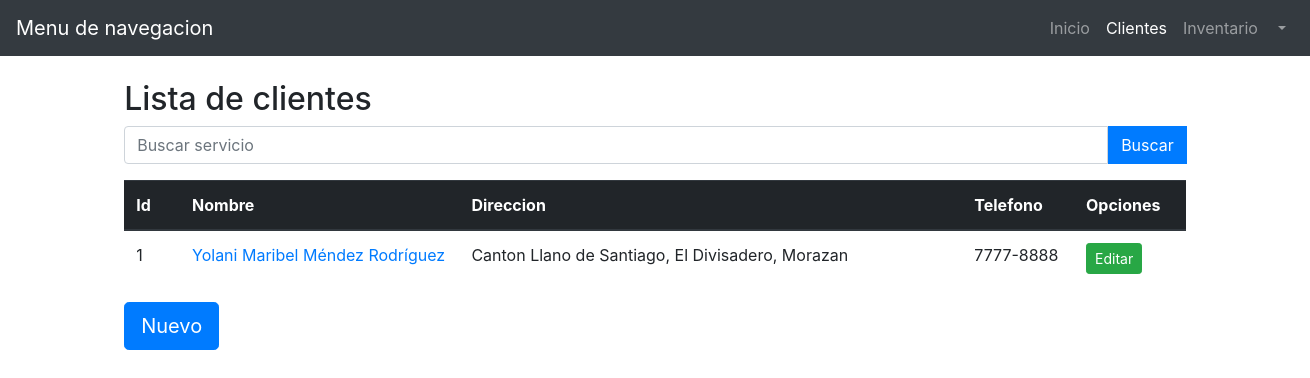
Page /modulos/clientes/index.php on the earlier database version.
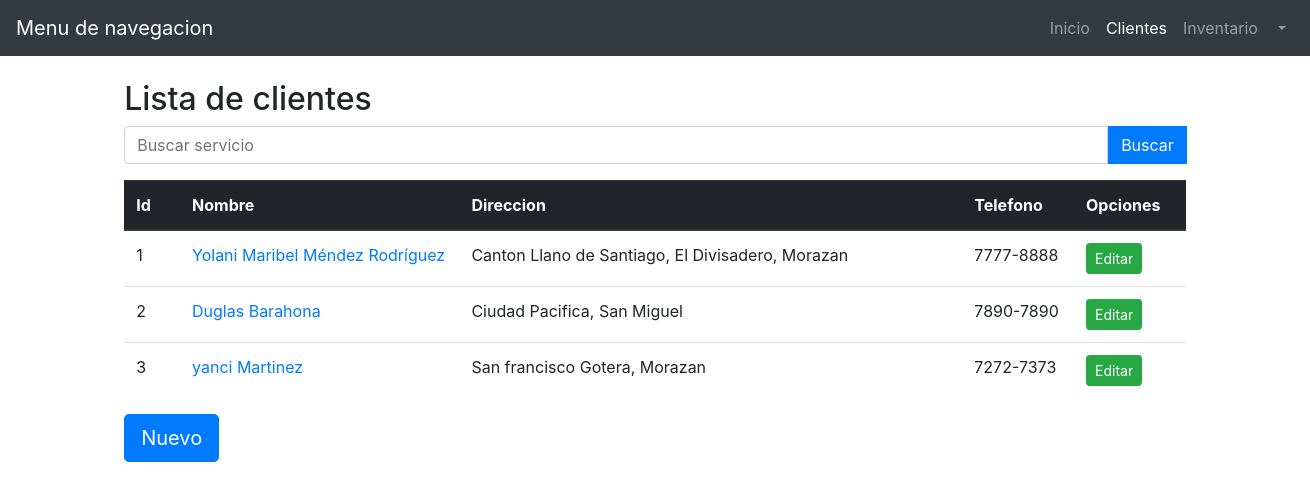
Same page on the later database version.
### tables this page shows
CREATE TABLE `tblclientes` (
  `idcliente` int(11) NOT NULL,
  `nombre_cliente` varchar(45) NOT NULL,
  `apellidos_cliente` varchar(45) NOT NULL,
  `direccion_cliente` varchar(100) NOT NULL,
  `tel_cliente` varchar(10) NOT NULL,
  `fecha_ingreso_cliente` date NOT NULL,
  `idusuario` int(11) NOT NULL
);

### modulos/clientes/index.php (called while the page is built, shortened)
<?php
require_once("../../config/sql.php");
if(!isset($_POST['buscar']) and (!isset($_POST['guardar'])) or isset($_POST['guardar'])){
  $SQL->conect();
  $clientes = $SQL->select("SELECT * FROM tblclientes");
}
require_once("../../views/clientes/index.view.php");
?>

### config/sql.php (called while the page is built, shortened)
<?php
class Sql
{
  private $dbname = 'funerariadb';
  private $host = 'localhost';
  private $user = 'root';
  private $pass = '';
  private $conexion = null;
  function conect(){
    try {
      $this->conexion = new PDO('mysql:host='.$this->host.';dbname='.$this->dbname, $this->user,$this->pass);
      return $this->conexion;
    } catch (PDOException $e) {
      echo "Error al conectar con la base de datos";
      return false;
    }
  }
  function select($consulta){
    $stmt = $this->conexion->prepare($consulta);
    $stmt->execute();
    $resultados = $stmt->fetchAll();
    if (empty($resultados)) {
      return false;
    }else {
      return $resultados;
    }
  }
  function close(){
    $this->conexion = null;
  }
}
$SQL = new Sql;
?>

### views/clientes/index.view.php (the view, shortened to what this page needs)
<!DOCTYPE html>
<html lang="es">
<head>
  <link rel="stylesheet" href="../../css/bootstrap.min.css">
</head>
<body>
  <div class="container-fluid">
    <header class="row">
        <div class="navbar navbar-expand navbar-dark bg-dark col-md-12">
            <a href="#" class="navbar-brand">Menu de navegacion</a>
            <ul class="navbar-nav ml-auto">
                <li class="nav-item">
                    <a href="../../index.php" class="nav-link">Inicio</a>
                </li>
                <li class="nav-item active">
                    <a href="index.php" class="nav-link">Clientes</a>
                </li>
                <li class="nav-item">
                    <a href="../inventario/index.php" class="nav-link">Inventario</a>
                </li>
                <li class="nav-item dropdown">
                    <a href="#" class="nav-link dropdown-toggle" id="navbarDropdown" role="botton" data-toggle="dropdown">
                        <?php echo $_SESSION['usuario']['nombre']?>                        </a>
                </li>
            </ul>
        </div>
    </header>
    <div class="row">
      <header class="caja offset-1 col-md-12">
        <br>
        <h2>Lista de clientes</h2>
      </header>
    </div>
    <div class="row justify-content-center">
      <div class="col-md-10 mb-3">
        <form  action="<?php echo $_SERVER['PHP_SELF'] ?>" method="post">
          <div class="input-group">
            <input type="text" class="form-control" name="busqueda" placeholder="Buscar servicio" aria-describedby="inputGroupPrepend" required>
            <div class="input-group-prepend">
              <input type="submit" name="buscar" value="Buscar" class="btn btn-primary">
            </div>
          </div>
        </form>
      </div>
    </div>
    <div class="row justify-content-center">
      <div class="col-md-10">
        <table class="table">
          <thead class="thead-dark">
            <tr>
              <th>Id</th>
              <th>Nombre</th>
              <th>Direccion</th>
              <th>Telefono</th>
              <th>Opciones</th>
            </tr>
          </thead>
          <tbody>
            <?php if ($clientes != ""): ?>
              <?php foreach ($clientes as $key => $cliente): ?>
                <tr>
                  <td width="5%"><?php echo $cliente['idcliente'] ?></td>
                  <td width="25%"> <a href="informacion.php?id=<?php echo $cliente['idcliente'] ?>"><?php echo $cliente['nombre_cliente']." ".$cliente['apellidos_cliente']?></a> </td>
                  <td width="45%" ><?php echo $cliente['direccion_cliente'] ?></td>
                  <td width="10%"><?php echo $cliente['tel_cliente'] ?></td>
                  <td width="10%"><a href="editar.php?id=<?php echo $cliente['idcliente'] ?>" class="btn btn-success btn-sm">Editar</a></td>
                </tr>
              <?php endforeach; ?>
            <?php endif; ?>
          </tbody>
        </table>
        <button type="button" class="btn btn-primary btn-lg" data-toggle="modal" data-target="#nuevo" name="button"> Nuevo </button>
      </div>
    </div>
    <div class="row">
      <div class="col-md-12">
      </div>
    </div>
  </div>
</body>
</html>

Differences in the rows shown:
added tblclientes: idcliente "2", nombre_cliente "Duglas", apellidos_cliente "Barahona", direccion_cliente "Ciudad Pacifica, San Miguel", tel_cliente "7890-7890"
added tblclientes: idcliente "3", nombre_cliente "yanci", apellidos_cliente "Martinez", direccion_cliente "San francisco Gotera, Morazan", tel_cliente "7272-7373"
